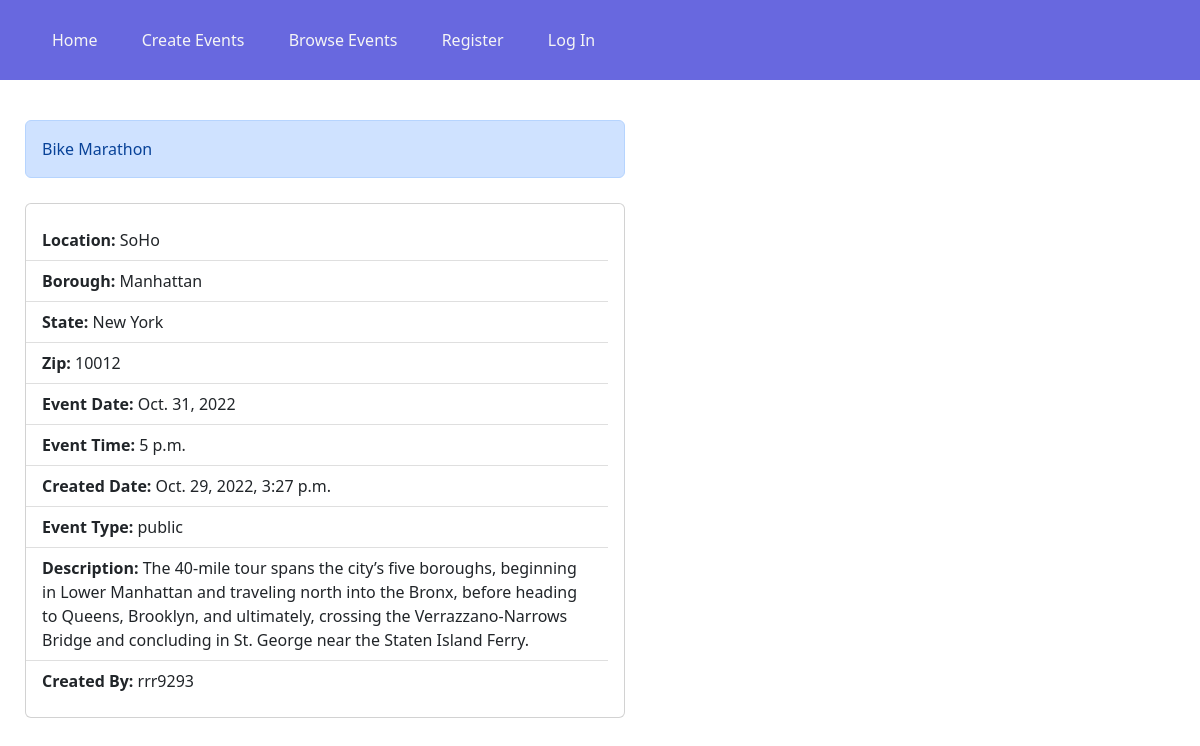
/events/8/, run on the app's committed database.
### bikingapp/models.py (models this page shows, shortened)
class Event(models.Model):
    title          = models.CharField     (max_length = 50)
    location       = models.CharField     (max_length = 200)
    borough        = models.CharField     (max_length = 20, choices=[("manhattan","Manhattan"),("queens","Queens"),("bronx","Bronx"),("staten island","Staten Island"),("brooklyn","Brooklyn")], default="Manhattan")
    date           = models.DateField     (default=timezone.now)
    time           = models.TimeField     (default=timezone.now)
    date_created   = models.DateTimeField (default=timezone.now)
    event_type     = models.CharField     (max_length = 200, choices=[("public","Public"),("private","Private")], default="Public")
    description    = models.CharField     (max_length = 500)
    created_by     = models.CharField     (max_length = 100)
    zipcode        = models.CharField     (max_length = 5,null=True)
    state          = models.CharField     (max_length = 10, default = 'New York')

### bikingapp/views.py (the view)
# urls.py: path('events/<int:id1>/', views.view_event),
def view_event(request, id1):
    obj= models.Event.objects.order_by('id').filter(id=id1)
    context= {'obj1' : obj}
    return render(request, 'view_event.html', context)

### bikingapp/templates/view_event.html (shortened to what this page needs)
<!DOCTYPE html>
<html lang="en">
<head>
    <link href="https://cdn.jsdelivr.net/npm/bootstrap@5.2.2/dist/css/bootstrap.min.css" rel="stylesheet"
>
    <link rel="stylesheet" href="https://cdn.jsdelivr.net/npm/bootstrap-icons@1.9.1/font/bootstrap-icons.css">
</head>
<body>
    {% extends 'base.html' %}
    {% block content %}
    <div style="margin-top: 120px">
        <div class="col">
            {% for obj in obj1 %}
            <div class="alert alert-primary col-lg-6" role="alert"
                style="margin-left: 25px;text-transform: capitalize;">
                {{obj.title}}
            </div>
            <div class="card col-lg-6" style="margin: 25px;">
                <ul class="list-group list-group-flush card-body">
                    <li class="list-group-item"><b>Location:</b> {{obj.location}}</li>
                    <li class="list-group-item"><b>Borough:</b> {{obj.borough}}</li>
                    <li class="list-group-item"><b>State:</b> {{obj.state}}</li>
                    <li class="list-group-item"><b>Zip:</b> {{obj.zipcode}}</li>
                    <li class="list-group-item"><b>Event Date:</b> {{obj.date}}</li>
                    <li class="list-group-item"><b>Event Time:</b> {{obj.time}}</li>
                    <li class="list-group-item"><b>Created Date:</b> {{obj.date_created}}</li>
                    <li class="list-group-item"><b>Event Type:</b> {{obj.event_type}}</li>
                    <li class="list-group-item"><b>Description:</b> {{obj.description}}</li>
                    <li class="list-group-item"><b>Created By:</b> {{obj.created_by}}</li>
                </ul>
            </div>
            {% endfor %}
        </div>
    </div>
    {% endblock content %}

### data on the page
Event: title "Bike Marathon", location "SoHo", borough "Manhattan", state "New York", zipcode "10012", date "Oct. 31, 2022", time "5 p.m.", date_created "Oct. 29, 2022, 3:27 p.m.", event_type "public", description "The 40-mile tour spans the city’s five boroughs, beginning in Lower Manhattan and traveling north into the Bronx, before heading to Queens, Brooklyn, and ultimately, crossing the Verrazzano-Narrows Bridge and concluding in St. George near the Staten Island Ferry.", created_by "rrr9293"
